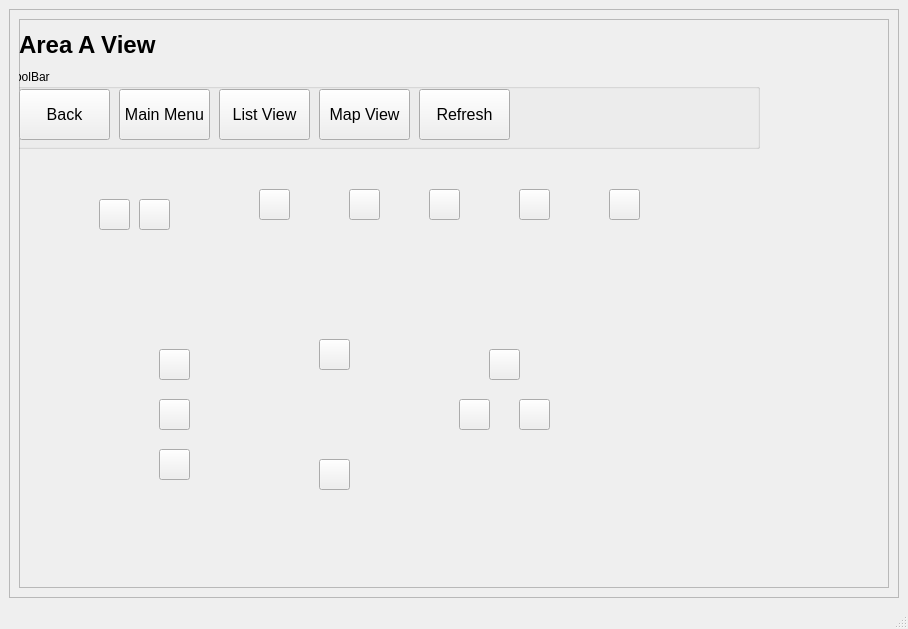
<?xml version="1.0" encoding="UTF-8"?>
<ui version="4.0">
 <class>MainWindow</class>
 <widget class="QMainWindow" name="MainWindow">
  <property name="geometry">
   <rect>
    <x>0</x>
    <y>0</y>
    <width>908</width>
    <height>629</height>
   </rect>
  </property>
  <property name="windowTitle">
   <string>MainWindow</string>
  </property>
  <widget class="QWidget" name="centralwidget">
   <layout class="QHBoxLayout" name="horizontalLayout">
    <item>
     <widget class="QScrollArea" name="scrollArea">
      <property name="widgetResizable">
       <bool>true</bool>
      </property>
      <widget class="QWidget" name="scrollAreaWidgetContents">
       <property name="geometry">
        <rect>
         <x>0</x>
         <y>0</y>
         <width>871</width>
         <height>568</height>
        </rect>
       </property>
       <layout class="QVBoxLayout" name="verticalLayout">
        <item>
         <widget class="QFrame" name="frame">
          <property name="minimumSize">
           <size>
            <width>700</width>
            <height>550</height>
           </size>
          </property>
          <property name="frameShape">
           <enum>QFrame::StyledPanel</enum>
          </property>
          <property name="frameShadow">
           <enum>QFrame::Raised</enum>
          </property>
          <widget class="QLabel" name="Heading">
           <property name="geometry">
            <rect>
             <x>0</x>
             <y>-10</y>
             <width>761</width>
             <height>71</height>
            </rect>
           </property>
           <property name="font">
            <font>
             <pointsize>18</pointsize>
             <weight>75</weight>
             <bold>true</bold>
             <kerning>true</kerning>
            </font>
           </property>
           <property name="text">
            <string>Area A View</string>
           </property>
          </widget>
          <widget class="QGroupBox" name="groupBox">
           <property name="geometry">
            <rect>
             <x>-10</x>
             <y>50</y>
             <width>751</width>
             <height>80</height>
            </rect>
           </property>
           <property name="title">
            <string>ToolBar</string>
           </property>
           <widget class="QPushButton" name="back_button">
            <property name="geometry">
             <rect>
              <x>10</x>
              <y>20</y>
              <width>91</width>
              <height>51</height>
             </rect>
            </property>
            <property name="font">
             <font>
              <pointsize>12</pointsize>
             </font>
            </property>
            <property name="text">
             <string>Back</string>
            </property>
           </widget>
           <widget class="QPushButton" name="MainMenu_button">
            <property name="geometry">
             <rect>
              <x>110</x>
              <y>20</y>
              <width>91</width>
              <height>51</height>
             </rect>
            </property>
            <property name="font">
             <font>
              <pointsize>12</pointsize>
             </font>
            </property>
            <property name="text">
             <string>Main Menu</string>
            </property>
           </widget>
           <widget class="QPushButton" name="ListView_button">
            <property name="geometry">
             <rect>
              <x>210</x>
              <y>20</y>
              <width>91</width>
              <height>51</height>
             </rect>
            </property>
            <property name="font">
             <font>
              <pointsize>12</pointsize>
             </font>
            </property>
            <property name="text">
             <string>List View</string>
            </property>
           </widget>
           <widget class="QPushButton" name="Refresh_button">
            <property name="geometry">
             <rect>
              <x>410</x>
              <y>20</y>
              <width>91</width>
              <height>51</height>
             </rect>
            </property>
            <property name="font">
             <font>
              <pointsize>12</pointsize>
             </font>
            </property>
            <property name="text">
             <string>Refresh</string>
            </property>
           </widget>
           <widget class="QPushButton" name="MapView_button">
            <property name="geometry">
             <rect>
              <x>310</x>
              <y>20</y>
              <width>91</width>
              <height>51</height>
             </rect>
            </property>
            <property name="font">
             <font>
              <pointsize>12</pointsize>
             </font>
            </property>
            <property name="text">
             <string>Map View</string>
            </property>
           </widget>
          </widget>
          <widget class="QPushButton" name="PB_EDHV3000">
           <property name="geometry">
            <rect>
             <x>140</x>
             <y>330</y>
             <width>31</width>
             <height>31</height>
            </rect>
           </property>
           <property name="text">
            <string/>
           </property>
           <property name="icon">
            <iconset>
             <normaloff>Graphics/GreyWarning-modified.png</normaloff>Graphics/GreyWarning-modified.png</iconset>
           </property>
           <property name="iconSize">
            <size>
             <width>31</width>
             <height>31</height>
            </size>
           </property>
          </widget>
          <widget class="QPushButton" name="PB_EDSD1008">
           <property name="geometry">
            <rect>
             <x>300</x>
             <y>440</y>
             <width>31</width>
             <height>31</height>
            </rect>
           </property>
           <property name="text">
            <string/>
           </property>
           <property name="icon">
            <iconset>
             <normaloff>Graphics/GreyWarning-modified.png</normaloff>Graphics/GreyWarning-modified.png</iconset>
           </property>
           <property name="iconSize">
            <size>
             <width>31</width>
             <height>31</height>
            </size>
           </property>
          </widget>
          <widget class="QPushButton" name="PB_EDFD2001">
           <property name="geometry">
            <rect>
             <x>140</x>
             <y>380</y>
             <width>31</width>
             <height>31</height>
            </rect>
           </property>
           <property name="text">
            <string/>
           </property>
           <property name="icon">
            <iconset>
             <normaloff>Graphics/GreyWarning-modified.png</normaloff>Graphics/GreyWarning-modified.png</iconset>
           </property>
           <property name="iconSize">
            <size>
             <width>31</width>
             <height>31</height>
            </size>
           </property>
          </widget>
          <widget class="QPushButton" name="PB_EDHV3001">
           <property name="geometry">
            <rect>
             <x>470</x>
             <y>330</y>
             <width>31</width>
             <height>31</height>
            </rect>
           </property>
           <property name="text">
            <string/>
           </property>
           <property name="icon">
            <iconset>
             <normaloff>Graphics/GreyWarning-modified.png</normaloff>Graphics/GreyWarning-modified.png</iconset>
           </property>
           <property name="iconSize">
            <size>
             <width>31</width>
             <height>31</height>
            </size>
           </property>
          </widget>
          <widget class="QPushButton" name="PB_EDSD1001">
           <property name="geometry">
            <rect>
             <x>240</x>
             <y>170</y>
             <width>31</width>
             <height>31</height>
            </rect>
           </property>
           <property name="text">
            <string/>
           </property>
           <property name="icon">
            <iconset>
             <normaloff>Graphics/GreyWarning-modified.png</normaloff>Graphics/GreyWarning-modified.png</iconset>
           </property>
           <property name="iconSize">
            <size>
             <width>31</width>
             <height>31</height>
            </size>
           </property>
          </widget>
          <widget class="QLabel" name="ProcessView_Label">
           <property name="geometry">
            <rect>
             <x>30</x>
             <y>130</y>
             <width>621</width>
             <height>391</height>
            </rect>
           </property>
           <property name="text">
            <string/>
           </property>
           <property name="pixmap">
            <pixmap>Graphics/P&amp;IDs/AreaA.png</pixmap>
           </property>
           <property name="scaledContents">
            <bool>true</bool>
           </property>
          </widget>
          <widget class="QPushButton" name="PB_EDSD1007">
           <property name="geometry">
            <rect>
             <x>300</x>
             <y>320</y>
             <width>31</width>
             <height>31</height>
            </rect>
           </property>
           <property name="text">
            <string/>
           </property>
           <property name="icon">
            <iconset>
             <normaloff>Graphics/GreyWarning-modified.png</normaloff>Graphics/GreyWarning-modified.png</iconset>
           </property>
           <property name="iconSize">
            <size>
             <width>31</width>
             <height>31</height>
            </size>
           </property>
          </widget>
          <widget class="QPushButton" name="PB_EDSD1005">
           <property name="geometry">
            <rect>
             <x>590</x>
             <y>170</y>
             <width>31</width>
             <height>31</height>
            </rect>
           </property>
           <property name="text">
            <string/>
           </property>
           <property name="icon">
            <iconset>
             <normaloff>Graphics/GreyWarning-modified.png</normaloff>Graphics/GreyWarning-modified.png</iconset>
           </property>
           <property name="iconSize">
            <size>
             <width>31</width>
             <height>31</height>
            </size>
           </property>
          </widget>
          <widget class="QPushButton" name="PB_EDSD1004">
           <property name="geometry">
            <rect>
             <x>500</x>
             <y>170</y>
             <width>31</width>
             <height>31</height>
            </rect>
           </property>
           <property name="text">
            <string/>
           </property>
           <property name="icon">
            <iconset>
             <normaloff>Graphics/GreyWarning-modified.png</normaloff>Graphics/GreyWarning-modified.png</iconset>
           </property>
           <property name="iconSize">
            <size>
             <width>31</width>
             <height>31</height>
            </size>
           </property>
          </widget>
          <widget class="QPushButton" name="PB_EDFD2002">
           <property name="geometry">
            <rect>
             <x>500</x>
             <y>380</y>
             <width>31</width>
             <height>31</height>
            </rect>
           </property>
           <property name="text">
            <string/>
           </property>
           <property name="icon">
            <iconset>
             <normaloff>Graphics/GreyWarning-modified.png</normaloff>Graphics/GreyWarning-modified.png</iconset>
           </property>
           <property name="iconSize">
            <size>
             <width>31</width>
             <height>31</height>
            </size>
           </property>
          </widget>
          <widget class="QPushButton" name="PB_EDSD1009">
           <property name="geometry">
            <rect>
             <x>440</x>
             <y>380</y>
             <width>31</width>
             <height>31</height>
            </rect>
           </property>
           <property name="text">
            <string/>
           </property>
           <property name="icon">
            <iconset>
             <normaloff>Graphics/GreyWarning-modified.png</normaloff>Graphics/GreyWarning-modified.png</iconset>
           </property>
           <property name="iconSize">
            <size>
             <width>31</width>
             <height>31</height>
            </size>
           </property>
          </widget>
          <widget class="QPushButton" name="PB_EDSD1002">
           <property name="geometry">
            <rect>
             <x>330</x>
             <y>170</y>
             <width>31</width>
             <height>31</height>
            </rect>
           </property>
           <property name="text">
            <string/>
           </property>
           <property name="icon">
            <iconset>
             <normaloff>Graphics/GreyWarning-modified.png</normaloff>Graphics/GreyWarning-modified.png</iconset>
           </property>
           <property name="iconSize">
            <size>
             <width>31</width>
             <height>31</height>
            </size>
           </property>
          </widget>
          <widget class="QPushButton" name="PB_EDFD2000">
           <property name="geometry">
            <rect>
             <x>120</x>
             <y>180</y>
             <width>31</width>
             <height>31</height>
            </rect>
           </property>
           <property name="text">
            <string/>
           </property>
           <property name="icon">
            <iconset>
             <normaloff>Graphics/GreyWarning-modified.png</normaloff>Graphics/GreyWarning-modified.png</iconset>
           </property>
           <property name="iconSize">
            <size>
             <width>31</width>
             <height>31</height>
            </size>
           </property>
          </widget>
          <widget class="QPushButton" name="PB_EDSD1006">
           <property name="geometry">
            <rect>
             <x>140</x>
             <y>430</y>
             <width>31</width>
             <height>31</height>
            </rect>
           </property>
           <property name="text">
            <string/>
           </property>
           <property name="icon">
            <iconset>
             <normaloff>Graphics/GreyWarning-modified.png</normaloff>Graphics/GreyWarning-modified.png</iconset>
           </property>
           <property name="iconSize">
            <size>
             <width>31</width>
             <height>31</height>
            </size>
           </property>
          </widget>
          <widget class="QPushButton" name="PB_EDSD1003">
           <property name="geometry">
            <rect>
             <x>410</x>
             <y>170</y>
             <width>31</width>
             <height>31</height>
            </rect>
           </property>
           <property name="text">
            <string/>
           </property>
           <property name="icon">
            <iconset>
             <normaloff>Graphics/GreyWarning-modified.png</normaloff>Graphics/GreyWarning-modified.png</iconset>
           </property>
           <property name="iconSize">
            <size>
             <width>31</width>
             <height>31</height>
            </size>
           </property>
          </widget>
          <widget class="QPushButton" name="PB_EDSD1000">
           <property name="geometry">
            <rect>
             <x>80</x>
             <y>180</y>
             <width>31</width>
             <height>31</height>
            </rect>
           </property>
           <property name="text">
            <string/>
           </property>
           <property name="icon">
            <iconset>
             <normaloff>Graphics/GreyWarning-modified.png</normaloff>Graphics/GreyWarning-modified.png</iconset>
           </property>
           <property name="iconSize">
            <size>
             <width>31</width>
             <height>31</height>
            </size>
           </property>
          </widget>
          <zorder>Heading</zorder>
          <zorder>groupBox</zorder>
          <zorder>ProcessView_Label</zorder>
          <zorder>PB_EDSD1001</zorder>
          <zorder>PB_EDHV3001</zorder>
          <zorder>PB_EDFD2001</zorder>
          <zorder>PB_EDHV3000</zorder>
          <zorder>PB_EDSD1000</zorder>
          <zorder>PB_EDSD1008</zorder>
          <zorder>PB_EDSD1006</zorder>
          <zorder>PB_EDSD1003</zorder>
          <zorder>PB_EDSD1002</zorder>
          <zorder>PB_EDFD2000</zorder>
          <zorder>PB_EDSD1005</zorder>
          <zorder>PB_EDSD1004</zorder>
          <zorder>PB_EDSD1009</zorder>
          <zorder>PB_EDSD1007</zorder>
          <zorder>PB_EDFD2002</zorder>
         </widget>
        </item>
       </layout>
      </widget>
     </widget>
    </item>
   </layout>
  </widget>
  <widget class="QMenuBar" name="menubar">
   <property name="geometry">
    <rect>
     <x>0</x>
     <y>0</y>
     <width>908</width>
     <height>22</height>
    </rect>
   </property>
  </widget>
  <widget class="QStatusBar" name="statusbar"/>
 </widget>
 <resources/>
 <connections/>
</ui>
